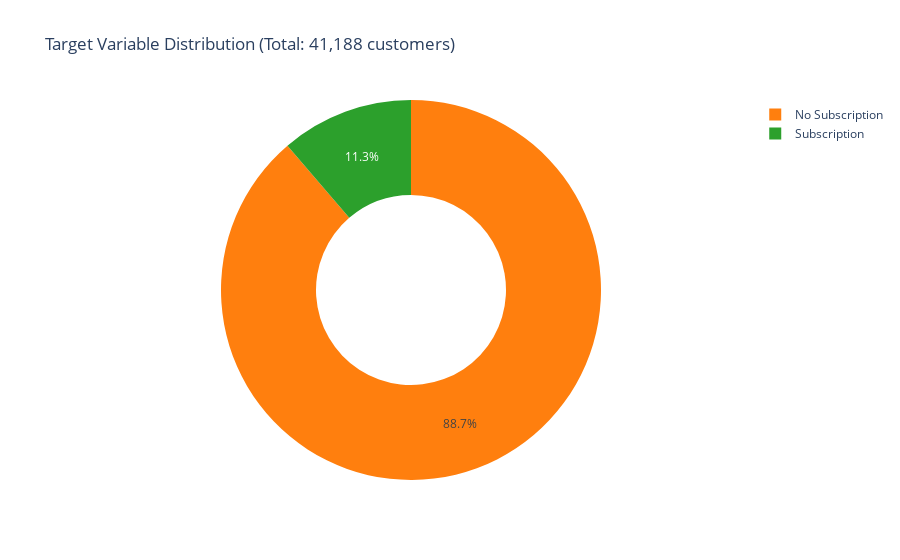

Write notebook code for a chart like this one.
### Code cell
# Cell 4: Target Variable Distribution

print("\n--- Target Variable Distribution ---")
target_counts = df_filtered['y'].value_counts()
yes_count = int(target_counts.get('yes', 0))
no_count = int(target_counts.get('no', 0))
total = yes_count + no_count
yes_pct = (yes_count / total * 100) if total > 0 else 0

print(f"Total Subscriptions (Yes): {yes_count:,}")
print(f"Conversion Rate: {yes_pct:.2f}%")

fig_target = px.pie(
    names=['No Subscription', 'Subscription'],
    values=[no_count, yes_count],
    color_discrete_sequence=['#ff7f0e', '#2ca02c'],
    hole=0.5,
    title=f"Target Variable Distribution (Total: {total:,} customers)"
)
fig_target.show()

### Figure 1 — Plotly figure (JSON) as saved in the notebook; plotly's stock layout.template omitted (floating-point values rounded to 4 significant figures)
{"data": [{"domain": {"x": [0, 1], "y": [0, 1]}, "hole": 0.5, "hovertemplate": "label=%{label}<br>value=%{value}<extra></extra>", "labels": ["No Subscription", "Subscription"], "legendgroup": "", "name": "", "showlegend": true, "type": "pie", "values": [36548, 4640]}], "layout": {"legend": {"tracegroupgap": 0}, "piecolorway": ["#ff7f0e", "#2ca02c"], "title": {"text": "Target Variable Distribution (Total: 41,188 customers)"}}}
